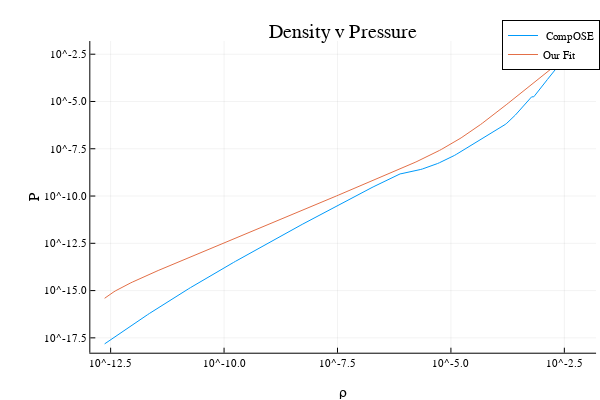

The cell this chart's notebook holds for it:
### Code cell
#BHK(QHC18) shown here

plot(ρ, P, xaxis =  ("ρ", :log), yaxis = "P", title = "Density v Pressure", label = " CompOSE")

par = [x_interval, y_interval];

P_fit = zeros(size(ρ,1));
for i = 1:size(ρ,1)
    P_fit[i] = integrate_EOS(ρ[i], piece_wise_linear_csound, par)
end

plot!(ρ, P_fit, xaxis = :log, yaxis = :log, label = "Our Fit")

### Figure 1 — Plotly figure (JSON) as saved in the notebook; plotly's stock layout.template omitted (floating-point values rounded to 4 significant figures; data arrays with more than 128 entries replaced by an {"elided": "..."} marker saying what was removed)
{"data": [{"colorbar": {"title": ""}, "legendgroup": " CompOSE", "line": {"color": "rgba(0, 154, 250, 1.000)", "dash": "solid", "shape": "linear", "width": 1}, "mode": "lines", "name": " CompOSE", "showlegend": true, "type": "scatter", "x": {"elided": "400 float values"}, "xaxis": "x", "y": {"elided": "400 float values"}, "yaxis": "y", "zmax": null, "zmin": null}, {"colorbar": {"title": ""}, "legendgroup": "Our Fit", "line": {"color": "rgba(227, 111, 71, 1.000)", "dash": "solid", "shape": "linear", "width": 1}, "mode": "lines", "name": "Our Fit", "showlegend": true, "type": "scatter", "x": {"elided": "400 float values"}, "xaxis": "x", "y": {"elided": "400 float values"}, "yaxis": "y", "zmax": null, "zmin": null}], "layout": {"annotations": [{"font": {"color": "rgba(0, 0, 0, 1.000)", "family": "sans-serif", "size": 20}, "rotation": 0, "showarrow": false, "text": "Density v Pressure", "x": 0.572, "xanchor": "center", "xref": "paper", "y": 1, "yanchor": "top", "yref": "paper"}], "height": 400, "legend": {"bgcolor": "rgba(255, 255, 255, 1.000)", "bordercolor": "rgba(0, 0, 0, 1.000)", "borderwidth": 1, "font": {"color": "rgba(0, 0, 0, 1.000)", "family": "sans-serif", "size": 11}, "title": {"font": {"color": "rgba(0, 0, 0, 1.000)", "family": "sans-serif", "size": 15}, "text": ""}, "tracegroupgap": 0, "traceorder": "normal", "x": 1, "xanchor": "auto", "y": 1, "yanchor": "auto"}, "margin": {"b": 20, "l": 0, "r": 0, "t": 20}, "paper_bgcolor": "rgba(255, 255, 255, 1.000)", "plot_bgcolor": "rgba(255, 255, 255, 1.000)", "showlegend": true, "width": 600, "xaxis": {"anchor": "y", "domain": [0.1505, 0.9934], "gridcolor": "rgba(0, 0, 0, 0.100)", "gridwidth": 0.5, "linecolor": "rgba(0, 0, 0, 1.000)", "mirror": false, "range": [-12.95, -1.801], "showgrid": true, "showline": true, "showticklabels": true, "tickangle": 0, "tickcolor": "rgb(0, 0, 0)", "tickfont": {"color": "rgba(0, 0, 0, 1.000)", "family": "sans-serif", "size": 11}, "tickmode": "array", "ticks": "inside", "ticktext": ["10^-12.5", "10^-10.0", "10^-7.5", "10^-5.0", "10^-2.5"], "tickvals": [3.162e-13, 1e-10, 3.162e-08, 1e-05, 0.003162], "title": "ρ", "titlefont": {"color": "rgba(0, 0, 0, 1.000)", "family": "sans-serif", "size": 15}, "type": "log", "visible": true, "zeroline": false, "zerolinecolor": "rgba(0, 0, 0, 1.000)"}, "yaxis": {"anchor": "x", "domain": [0.07581, 0.9415], "gridcolor": "rgba(0, 0, 0, 0.100)", "gridwidth": 0.5, "linecolor": "rgba(0, 0, 0, 1.000)", "mirror": false, "range": [-18.29, -1.804], "showgrid": true, "showline": true, "showticklabels": true, "tickangle": 0, "tickcolor": "rgb(0, 0, 0)", "tickfont": {"color": "rgba(0, 0, 0, 1.000)", "family": "sans-serif", "size": 11}, "tickmode": "array", "ticks": "inside", "ticktext": ["10^-17.5", "10^-15.0", "10^-12.5", "10^-10.0", "10^-7.5", "10^-5.0", "10^-2.5"], "tickvals": [3.162e-18, 1e-15, 3.162e-13, 1e-10, 3.162e-08, 1e-05, 0.003162], "title": "P", "titlefont": {"color": "rgba(0, 0, 0, 1.000)", "family": "sans-serif", "size": 15}, "type": "log", "visible": true, "zeroline": false, "zerolinecolor": "rgba(0, 0, 0, 1.000)"}}}
